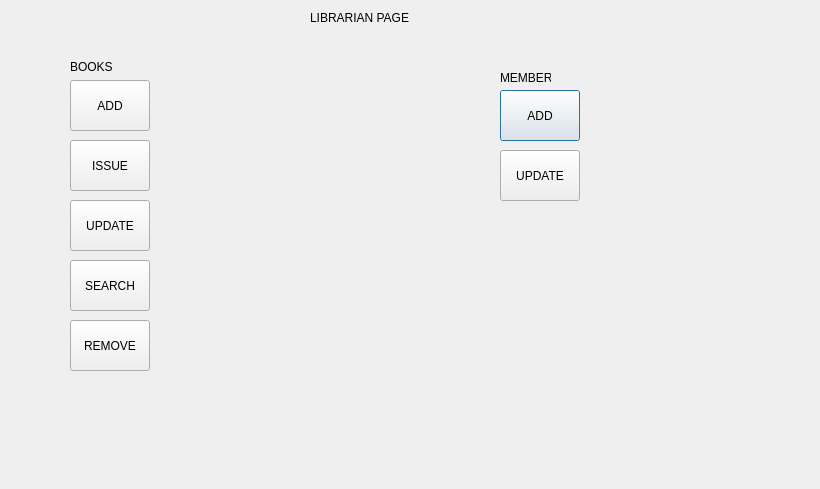
<?xml version="1.0" encoding="UTF-8"?>
<ui version="4.0">
 <class>librarian</class>
 <widget class="QDialog" name="librarian">
  <property name="geometry">
   <rect>
    <x>0</x>
    <y>0</y>
    <width>820</width>
    <height>489</height>
   </rect>
  </property>
  <property name="windowTitle">
   <string>Dialog</string>
  </property>
  <widget class="QLabel" name="LibrarianPageHeader">
   <property name="geometry">
    <rect>
     <x>310</x>
     <y>10</y>
     <width>201</width>
     <height>16</height>
    </rect>
   </property>
   <property name="text">
    <string>LIBRARIAN PAGE</string>
   </property>
  </widget>
  <widget class="QPushButton" name="pushButton_8">
   <property name="geometry">
    <rect>
     <x>500</x>
     <y>90</y>
     <width>80</width>
     <height>51</height>
    </rect>
   </property>
   <property name="text">
    <string>ADD</string>
   </property>
  </widget>
  <widget class="QPushButton" name="pushButton_6">
   <property name="geometry">
    <rect>
     <x>500</x>
     <y>150</y>
     <width>80</width>
     <height>51</height>
    </rect>
   </property>
   <property name="text">
    <string>UPDATE</string>
   </property>
  </widget>
  <widget class="QLabel" name="label_10">
   <property name="geometry">
    <rect>
     <x>500</x>
     <y>70</y>
     <width>51</width>
     <height>16</height>
    </rect>
   </property>
   <property name="text">
    <string>MEMBERS</string>
   </property>
  </widget>
  <widget class="QLabel" name="label_2">
   <property name="geometry">
    <rect>
     <x>70</x>
     <y>60</y>
     <width>47</width>
     <height>14</height>
    </rect>
   </property>
   <property name="text">
    <string>BOOKS</string>
   </property>
  </widget>
  <widget class="QPushButton" name="btnAddBook">
   <property name="geometry">
    <rect>
     <x>70</x>
     <y>80</y>
     <width>80</width>
     <height>51</height>
    </rect>
   </property>
   <property name="text">
    <string>ADD</string>
   </property>
  </widget>
  <widget class="QPushButton" name="pushButton">
   <property name="geometry">
    <rect>
     <x>70</x>
     <y>260</y>
     <width>80</width>
     <height>51</height>
    </rect>
   </property>
   <property name="text">
    <string>SEARCH</string>
   </property>
  </widget>
  <widget class="QPushButton" name="pushButton_2">
   <property name="geometry">
    <rect>
     <x>70</x>
     <y>140</y>
     <width>80</width>
     <height>51</height>
    </rect>
   </property>
   <property name="text">
    <string>ISSUE</string>
   </property>
  </widget>
  <widget class="QPushButton" name="pushButton_3">
   <property name="geometry">
    <rect>
     <x>70</x>
     <y>200</y>
     <width>80</width>
     <height>51</height>
    </rect>
   </property>
   <property name="text">
    <string>UPDATE</string>
   </property>
  </widget>
  <widget class="QPushButton" name="pushButton_4">
   <property name="geometry">
    <rect>
     <x>70</x>
     <y>320</y>
     <width>80</width>
     <height>51</height>
    </rect>
   </property>
   <property name="text">
    <string>REMOVE</string>
   </property>
  </widget>
 </widget>
 <resources/>
 <connections/>
</ui>
